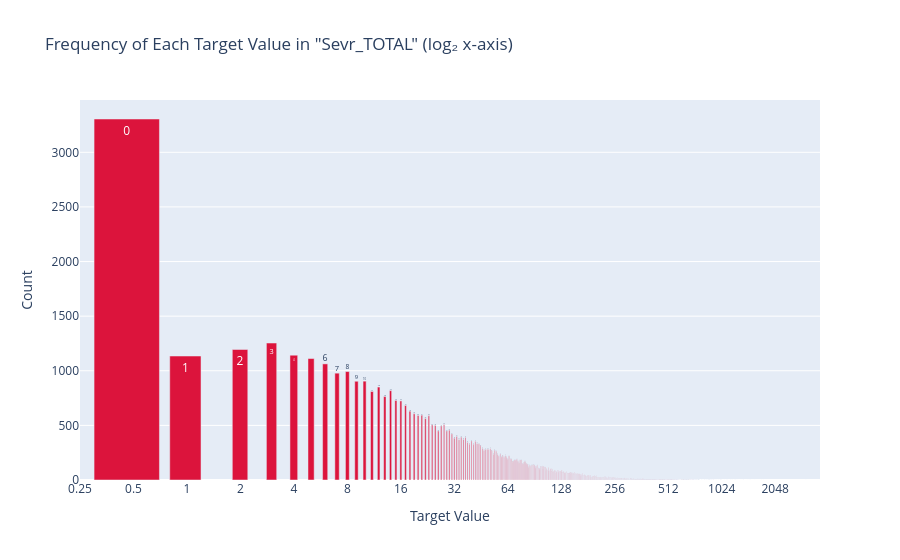

The notebook cell saved with this chart:
### Code cell
plot_log2_frequency(dataset, 'Sevr_TOTAL')

### Figure 1 — Plotly figure (JSON) as saved in the notebook; plotly's stock layout.template omitted (floating-point values rounded to 4 significant figures; data arrays with more than 128 entries replaced by an {"elided": "..."} marker saying what was removed)
{"data": [{"hovertemplate": "Value: %{text}<br>Count: %{y}<extra></extra>", "marker": {"color": "crimson"}, "text": {"elided": "751 str values"}, "type": "bar", "x": {"elided": "751 float values"}, "y": {"elided": "751 int values"}}], "layout": {"title": {"text": "Frequency of Each Target Value in \"Sevr_TOTAL\" (log₂ x-axis)"}, "xaxis": {"dtick": 0.301, "title": {"text": "Target Value"}, "type": "log"}, "yaxis": {"title": {"text": "Count"}}}}
